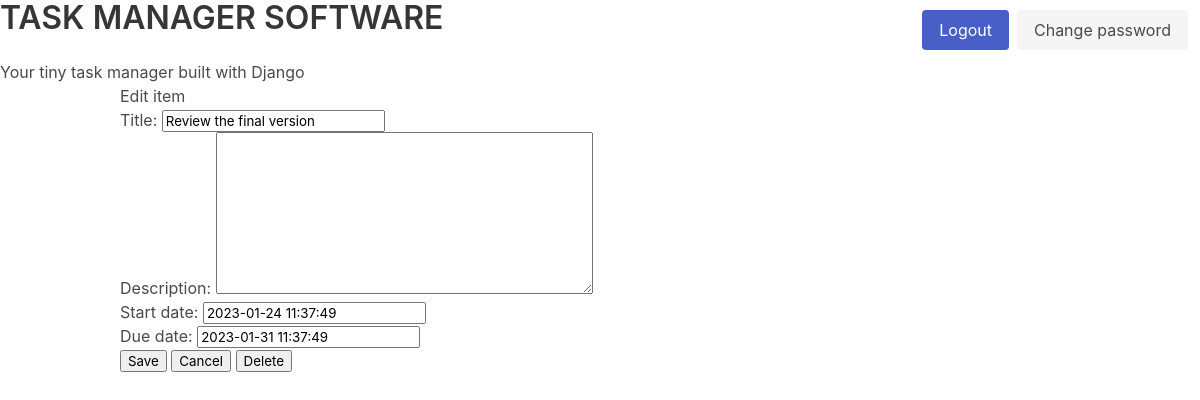
The page /task/14/ (signed in) on the database as committed earlier.
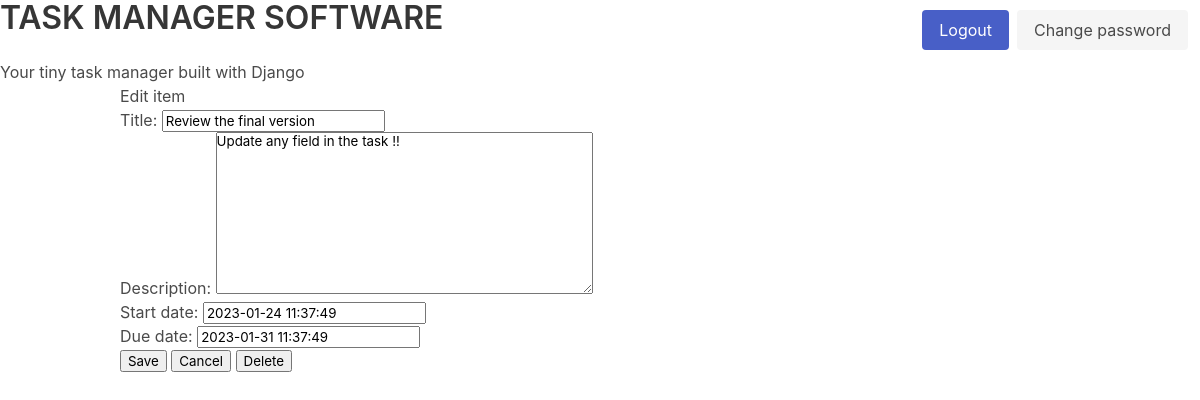
The same page on the database as committed later.
### task_app/models.py (models this page shows, shortened)
class TaskItem(models.Model):
    title = models.CharField(max_length=100)
    description = models.TextField(null=True, blank=True)
    created_date = models.DateTimeField(auto_now_add=True)
    start_date = models.DateTimeField(default=timezone.now)
    due_date = models.DateTimeField(default=one_week_hence)
    class Meta:
        ordering = ["due_date"]

### task_app/views.py (the view)
# urls.py: path("task/<int:pk>/", views.ItemUpdate.as_view(), name="item-update", ),
class ItemUpdate(UpdateView):
    model = TaskItem
    fields = [
        "title",
        "description",
        "start_date",
        "due_date",
        ]
    @method_decorator(login_required)
    def dispatch(self, *args, **kwargs):
        return super(ItemUpdate, self).dispatch(*args, **kwargs)
    def get_context_data(self):
        context = super(ItemUpdate, self).get_context_data()
        context["title"] = "Edit item"
        return context

### task_app/templates/task_app/taskitem_form.html (shortened to what this page needs)
{% extends "base.html" %}
{% block content %}
<h3>{{ title }}</h3>
<div>
    <div>
        <form method="post">
            {{ form.as_p }}
            <input
                value="Save"
                type="submit">
           <input
                value="Cancel"
                type="button"
                onclick="location.href='{% url "index" %}';">
            {% if object %}
            <input
                value="Delete"
                type="button"
                onclick="location.href=
                '{% url "task-delete" object.id %}'">
            {% endif %}
        </form>
    </div>
</div>
{% endblock %}

Rows that differ between the two databases and show on the page:
changed TaskItem "Review the final version": description (not shown) → "Update any field in the task !!"
